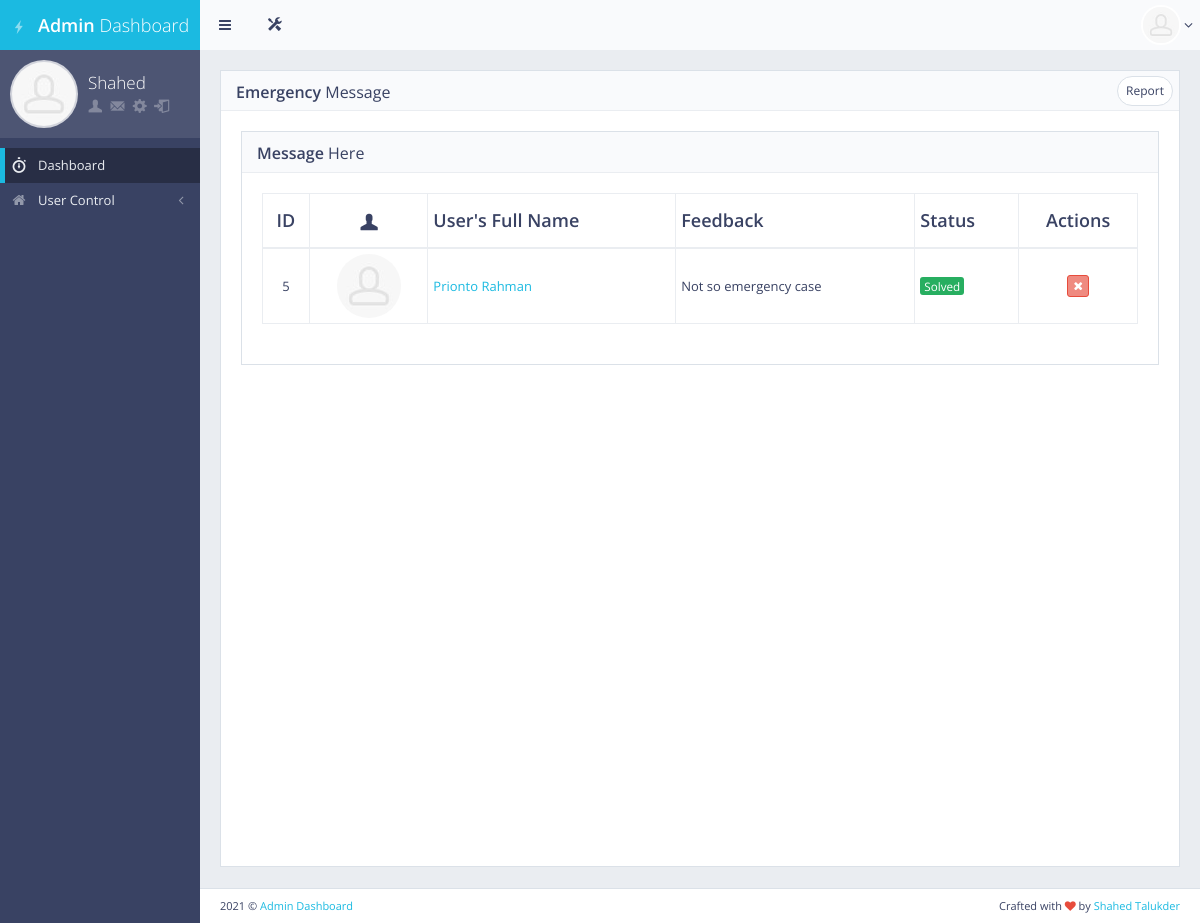
The page /emergency_msg/ (signed in) on the database as committed earlier.
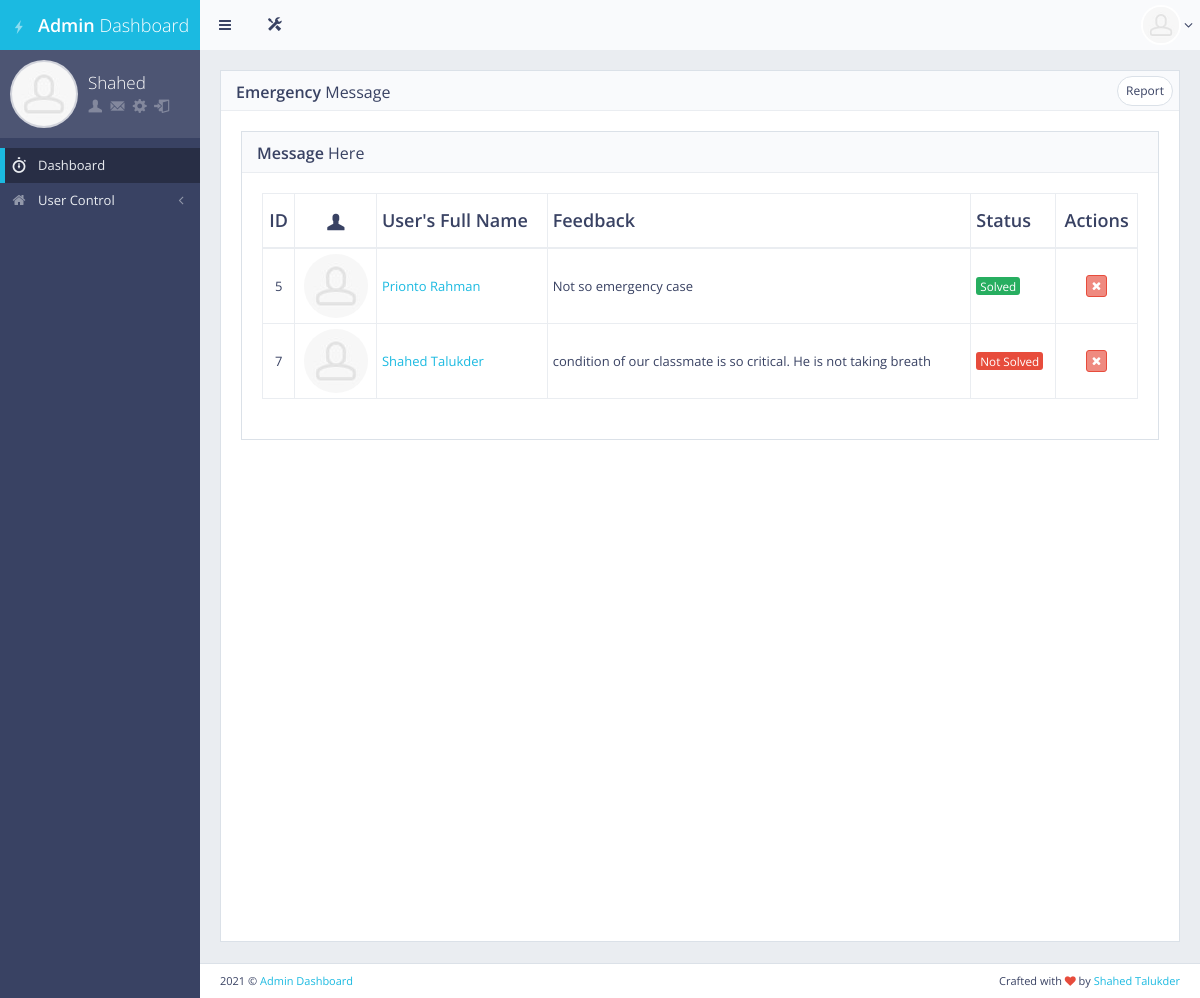
The same page on the database as committed later.
### main/models.py (models this page shows, shortened)
class User(AbstractUser):
    is_doctor = models.BooleanField(default=False)
    is_student = models.BooleanField(default=False)
    is_moderator = models.BooleanField(default=False)
    is_assistant = models.BooleanField(default=False)
    is_driver = models.BooleanField(default=False)

class EmergencyMsg(models.Model):
    student = models.ForeignKey(Student, on_delete=models.CASCADE, blank=True, null=True)
    message = models.CharField(max_length=120, blank=True, null=True)
    solve = models.BooleanField(default=False)
    class Meta:
        db_table = 'emergency_msg'

class Student(models.Model):
    student_id = models.CharField(max_length=120,blank=True, null=True, unique=True)
    user = models.OneToOneField(User, on_delete=models.CASCADE, primary_key=True, related_name="student")
    full_name = models.CharField(max_length=200, blank=True, null=True)
    address = models.CharField(max_length=200, blank=True, null=True)
    age = models.CharField(max_length=200, blank=True, null=True)
    phone_no = models.CharField(max_length=200, blank=True, null=True)
    released = models.BooleanField(default=False)
    on_road = models.BooleanField(default=False)
    class Meta:
        db_table = 'student_info'

### main/views.py (the view)
# urls.py: path('emergency_msg/', views.emergency_msg, name="emergency_msg"),
def emergency_msg(request):
    if request.user.is_authenticated and request.user.is_superuser:
        msg = EmergencyMsg.objects.all()
        context = {"msg":msg,"title":"Emergency Message"}
        return render(request, 'emergencymsg.html', context)
    else:
        return redirect('/')

### main/templates/emergencymsg.html (shortened to what this page needs)
{%extends 'base.html'%}
{%load static%}
{%block main_content%}
<div id="page-content">
    <div class="row">
        <div class="col-md-12">
            <div class="block">
                <div class="another">
                    <div class="block-title">
                        <div class="block-options pull-right">
                            <a href="javascript:void(0)" class="btn btn-alt btn-sm btn-default toggle-bordered enable-tooltip" data-toggle="button" title="" data-original-title="Toggles .form-bordered class">Report</a>
                        </div>
                        <h2><strong>Emergency</strong> Message</h2>
                    </div>
                    <div class="block full">
                        <div class="block-title">
                            <h2><strong>Message</strong> Here</h2>
                        </div>
                        <div class="table-responsive">
                            <table id="example-datatable" class="table table-vcenter table-condensed table-bordered">
                                <thead>
                                    <tr>
                                        <th class="text-center">ID</th>
                                        <th class="text-center"><i class="gi gi-user"></i></th>
                                        <th>User's Full Name</th>
                                        <th>Feedback</th>
                                        <th>Status</th>
                                        <th class="text-center">Actions</th>
                                    </tr>
                                </thead>
                                <tbody>
                                    {%for i in msg%}
                                    <tr>
                                        <td class="text-center">{{i.student.user.id}}</td>
                                        <td class="text-center"><img src="{%static 'front/'%}img/placeholders/avatars/avatar15.jpg" alt="avatar" class="img-circle"></td>
                                        <td><a href="javascript:void(0)">{{i.student.full_name | title}}</a></td>
                                        <td><span class="text-center">{{i.message}}</span></td>
                                        {%if i.solve == True%}
                                        <td><a href="{% url 'update_msg_status' id=i.pk %}" class="take"><span class="text-center label label-success">Solved</span></a></td>
                                        {%elif i.solve == False%}
                                        <td><a href="{% url 'update_msg_status' id=i.pk %}" class="take"><span class="text-center label label-danger">Not Solved</span></a></td>
                                        {%endif%}
                                        <td class="text-center">
                                            <div class="btn-group">
                                                <a href="{% url 'delete_msg_status' id=i.pk %}" data-toggle="tooltip" title="Delete" class="btn btn-xs btn-danger"><i class="fa fa-times"></i></a>
                                            </div>
                                        </td>
                                    </tr>
                                    {%endfor%}
                                </tbody>
                            </table>
                        </div>
                    </div>
                </div>
            </div>
        </div>
    </div>
</div>
{%endblock main_content%}

### main/templates/base.html (shortened to what this page needs)
<!DOCTYPE html> {%load static%}
<html class="no-js" lang="en">
<head>
    <link rel="stylesheet" href="{% static 'front/' %}css/bootstrap.min.css">
    <link rel="stylesheet" href="{% static 'front/' %}css/plugins.css">
    <link rel="stylesheet" href="{% static 'front/' %}css/main.css">
    <link rel="stylesheet" href="{% static 'front/' %}css/themes.css">
</head>
<body>
    <div id="page-wrapper">
        <div id="page-container" class="sidebar-partial sidebar-visible-lg sidebar-no-animations">
            <div id="sidebar">
                <div id="sidebar-scroll">
                    <div class="sidebar-content">
                        <a href="{%url 'home'%}" class="sidebar-brand">
                            {%if user.is_superuser%}
                                <i class="gi gi-flash"></i><span class="sidebar-nav-mini-hide"><strong>Admin </strong>Dashboard</span>
                            {%elif user.is_doctor%}
                                <i class="gi gi-flash"></i><span class="sidebar-nav-mini-hide"><strong>Dr. </strong>Dashboard</span>
                            {%elif user.is_assistant%}
                                <i class="gi gi-flash"></i><span class="sidebar-nav-mini-hide"><strong>Assist. </strong>Dashboard</span>
                            {%elif user.is_moderator%}
                                <i class="gi gi-flash"></i><span class="sidebar-nav-mini-hide"><strong>Mod. </strong>Dashboard</span>
                            {%endif%}
                        </a>
                        <div class="sidebar-section sidebar-user clearfix sidebar-nav-mini-hide">
                            <div class="sidebar-user-avatar">
                                <a href="{%url 'user_profile'%}">
                                    <img src="{% static 'front/' %}img/placeholders/avatars/avatar2.jpg" alt="avatar">
                                </a>
                            </div>
                            <div class="sidebar-user-name">{{user.first_name | title}}</div>
                            <div class="sidebar-user-links">
                                <a href="{%url 'user_profile'%}" data-toggle="tooltip" data-placement="bottom" title="Profile"><i class="gi gi-user"></i></a>
                                <a href="{%url 'home'%}" data-toggle="tooltip" data-placement="bottom" title="Report"><i class="gi gi-envelope"></i></a>
                                <a href="{%url 'home'%}" class="enable-tooltip" data-placement="bottom" title="Edit Profile"><i class="gi gi-cogwheel"></i></a>
                                <a href="{%url 'mylogout'%}" data-toggle="tooltip" data-placement="bottom" title="Logout"><i class="gi gi-exit"></i></a>
                            </div>
                        </div>
                        <ul class="sidebar-nav">
                            <li>
                                <a href="{%url 'home'%}" class=" active"><i class="gi gi-stopwatch sidebar-nav-icon"></i><span class="sidebar-nav-mini-hide">Dashboard</span></a>
                            </li>
                            <li>
                                {%if user.is_superuser%}
                                <a href="#" class="sidebar-nav-menu"><i class="fa fa-angle-left sidebar-nav-indicator sidebar-nav-mini-hide"></i><i class="fa fa-home sidebar-nav-icon"></i><span class="sidebar-nav-mini-hide">User Control</span></a>
                                {%endif%}
                            </li>
                        </ul>
                    </div>
                </div>
            </div>
            <div id="main-container">
                <header class="navbar navbar-default">
                    <ul class="nav navbar-nav-custom">
                        <li>
                            <a href="javascript:void(0)" onclick="App.sidebar('toggle-sidebar');this.blur();">
                                <i class="fa fa-bars fa-fw"></i>
                            </a>
                        </li>
                        <li class="dropdown">
                            <a href="javascript:void(0)" class="dropdown-toggle" data-toggle="dropdown">
                                <i class="gi gi-settings"></i>
                            </a>
                        </li>
                    </ul>
                    <ul class="nav navbar-nav-custom pull-right">
                        <li class="dropdown">
                            <a href="javascript:void(0)" class="dropdown-toggle" data-toggle="dropdown">
                                <img src="{% static 'front/' %}img/placeholders/avatars/avatar2.jpg" alt="avatar"> <i class="fa fa-angle-down"></i>
                            </a>
                        </li>
                    </ul>
                </header>
                {%block main_content%}{%endblock main_content%}
                <footer class="clearfix">
                    <div class="pull-right">
                        Crafted with <i class="fa fa-heart text-danger"></i> by <a href="http://facebook.com/shahed.talukder32" target="_blank">Shahed Talukder</a>
                    </div>
                    <div class="pull-left">
                        <span><script>document.write(new Date().getFullYear())</script></span> &copy; <a href="#" target="_blank">Admin Dashboard</a>
                    </div>
                </footer>
            </div>
        </div>
    </div>
</body>
</html>

### main/templates/emergencymsg.html (style rules this page uses)
.another { margin-bottom: 500px; }
a.take { text-decoration: none; }

Rows that differ between the two databases and show on the page:
added EmergencyMsg: student.user.id "7", student.full_name "Shahed Talukder", message "condition of our classmate is so critical. He is not taking breath", solve "Not Solved"
